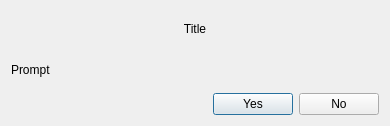
<?xml version="1.0" encoding="UTF-8"?>
<ui version="4.0">
 <class>yesNoDialog</class>
 <widget class="QDialog" name="yesNoDialog">
  <property name="geometry">
   <rect>
    <x>0</x>
    <y>0</y>
    <width>390</width>
    <height>126</height>
   </rect>
  </property>
  <property name="windowTitle">
   <string>Dialog</string>
  </property>
  <layout class="QVBoxLayout" name="verticalLayout_2">
   <item>
    <widget class="QLabel" name="labelTitle">
     <property name="text">
      <string>Title</string>
     </property>
     <property name="alignment">
      <set>Qt::AlignCenter</set>
     </property>
    </widget>
   </item>
   <item>
    <widget class="QLabel" name="labelPrompt">
     <property name="text">
      <string>Prompt</string>
     </property>
     <property name="wordWrap">
      <bool>true</bool>
     </property>
    </widget>
   </item>
   <item>
    <layout class="QHBoxLayout" name="horizontalLayout">
     <item>
      <spacer name="horizontalSpacer">
       <property name="orientation">
        <enum>Qt::Horizontal</enum>
       </property>
       <property name="sizeHint" stdset="0">
        <size>
         <width>40</width>
         <height>20</height>
        </size>
       </property>
      </spacer>
     </item>
     <item>
      <widget class="QPushButton" name="buttonYes">
       <property name="minimumSize">
        <size>
         <width>79</width>
         <height>21</height>
        </size>
       </property>
       <property name="text">
        <string>Yes</string>
       </property>
      </widget>
     </item>
     <item>
      <widget class="QPushButton" name="buttonNo">
       <property name="minimumSize">
        <size>
         <width>79</width>
         <height>21</height>
        </size>
       </property>
       <property name="text">
        <string>No</string>
       </property>
      </widget>
     </item>
    </layout>
   </item>
  </layout>
 </widget>
 <resources/>
 <connections/>
</ui>
